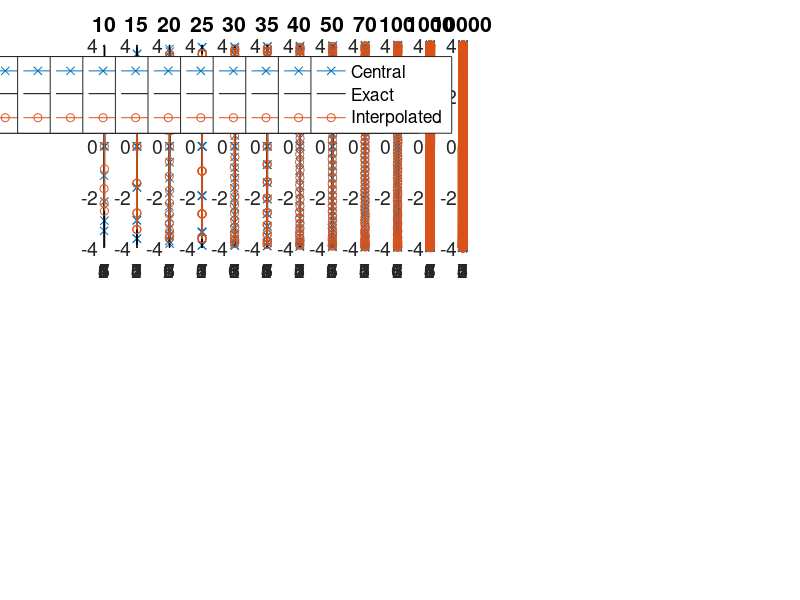
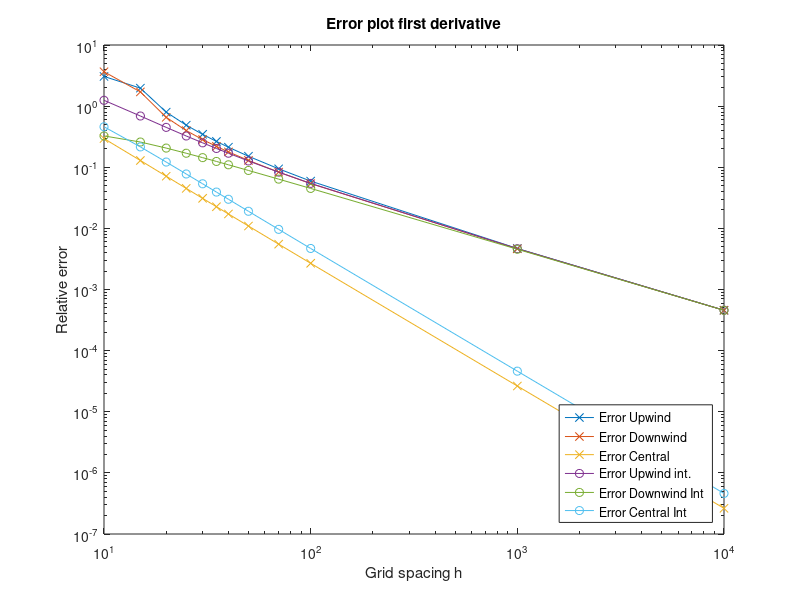
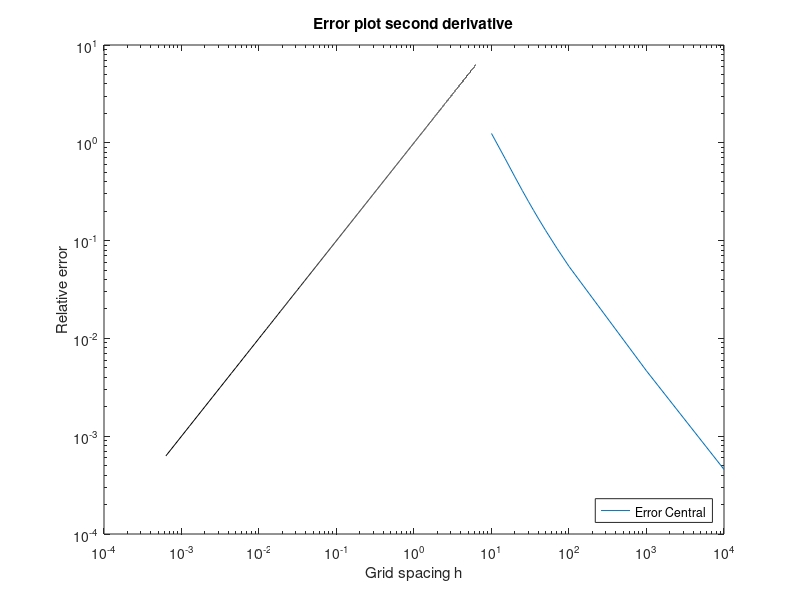

MATLAB code for these plots, in order:
%% ---------------------------- Header --------------------------------- %%

%%% Numerische Methoden der Hydromechanik
%%% Assignment: 1
%%% Group: 2
%%% Members: Nick Pfeiffer, Andreas Mirlach, Julian Lenz, Faro Schäfer

% ----------------------------------------------------------------------- %

clear all
close all

%% grid and analytical solution 


%grid = [10,12,13,14,15,16,17,18,20,30,50,100,1000,10000];
grid = [10,15,20,25,30,35,40,50,70,100,1000,10000];
%grid = [2,4,6,8,10,12,14,16,18,20,30,40,60,100,1000];
% amount of grid points 
 
for j = 1:length(grid)

    % Number of grid points
    n = grid(j);

    % Grid spacing
    h = 2.0 * pi / (n-1);

    % Calculation of... 
    for i = 1 : n

        % ...coordinates
        x(i) = 0.0 + (i-1) * h;

        % ...analytical values of function and derivative
        f(i) = sin(2*x(i)); % analytical function
        dfe(i) = cos( 2*x(i) ) * 2; % analytical first derivative
        dfe2(i) = -sin( 2*x(i) ) * 4; % analytical second derivative
      
    end
    
%% Discretization for numerical solution

    for i = 1 : n

        % Periodic boundary conditions... 

        % ...for the first point
        if ( i == 1 )

            fp = f(i+1);
            fm = f(n-1);

        end

        % ...for the last point
        if ( i == n )

            fp = f(2);
            fm = f(n-1);

        end

        % If point is not at the boundaries 
        if ( ( i ~= 1 ) && ( i ~= n ) )
            fp = f(i+1);
            fm = f(i-1);
        end

        fi = f(i);

%% function values 

    % First derivative: Upwind
        dfn_U(i) = ( fi - fm ) / ( 1.0*h );
      
    % First derivative: Downwind
        dfn_D(i) = ( fp - fi ) / ( 1.0*h );
        
    % First derivative: Central
        dfn_C(i) = ( fp - fm ) / ( 2.0*h );
        
    % Second Derivative: Central 
        dfn_C2(i) = ( fp - 2*fi + fm ) / (h^2);

        
      

    % Error: Upwind
        er_U(i) = abs( ( dfe(i) - dfn_U(i) ) / dfe(i) );
    
    % Error: Downwind
        er_D(i) = abs( ( dfe(i) - dfn_D(i) ) / dfe(i) );
      
    % Error: Central first derivative
        er_C(i) = abs( ( dfe(i) - dfn_C(i) ) / dfe(i) );
        
    % Error: Central second derivative
        er_C2(i) = abs ( ( dfe2(i) - dfn_C2(i) ) / dfe(i) );


        
    end
    
%% Interpolation of Points
    
    xq = [0+h/2:h:h*(n-1)]; % x-values on which function values get interpolated: points in the middle of two grid points
    
    dfn_U_interp = interp1(x,dfn_U,xq); % Interpolated Points for Upwind
    dfn_D_interp = interp1(x,dfn_D,xq); % Interpolated Points for Downwind
    dfn_C_interp = interp1(x,dfn_C,xq); % Interpolated Points for Central
    dfn_C2_interp = interp1(x,dfn_C2,xq); % Interpolated Points for Central (second der.)
    
    for k = 1:n-1
    dfe_int(k) = cos( 2*xq(k) ) * 2; % analytical first derivative
    dfe2_int(k) = -sin( 2*xq(k) ) * 4; % analytical second derivative
  
        
        %% function values 

    % Error: Int_Upwind
        int_er_U(k) = abs( ( dfe_int(k) - dfn_U_interp(k) ) / dfe_int(k) );
    
    % Error: Int_Downwind
        int_er_D(k) = abs( ( dfe_int(k) - dfn_D_interp(k) ) / dfe_int(k) );
      
    % Error: Central first derivative
        int_er_C(k) = abs( ( dfe_int(k) - dfn_C_interp(k) ) / dfe_int(k) );
        
    % Error: Central second derivative
        int_er_C2(k) = abs ( ( dfe2_int(k) - dfn_C2_interp(k) ) / dfe_int(k) ); 
        
    end
    
    
    
    
%% Plots
    
    if j == 1 
        fig_first_derivative = figure;
        fig_second_derivative = figure;
    end
    
%     %plot first derivative 
%     set(0,'CurrentFigure',fig_first_derivative)
%     subplot(3,2,j)
%     %plot(x, dfn_U, '-', x, dfn_D, '-', x, dfn_C, '-', x, dfe, '-k') % values of numerical difference scheme
%     hold on 
%     plot(xq, dfn_U_interp, '-', xq, dfn_D_interp, '-', xq, dfn_C_interp, '-',x, dfe, '-k') % interpolated values
%     legend('Upwind','Downwind','Central', 'Exact')
%     set(gca,'FontSize',14); 
%     title(n);
%     hold off

    % plot second derivative
    set(0,'CurrentFigure',fig_second_derivative)
    subplot(2,20,j)
    plot(x, dfn_C2, '-x', x, dfe2, '-k') % values of numerical difference scheme
    hold on
    plot(xq, dfn_C2_interp, '-o') % interpolated values
    legend('Central', 'Exact', "Interpolated")
    set(gca,'FontSize',14); 
    title(n);
    
    % Storing grid spacing and relative error in matrix
%         error(j,1) = h;
%         error(j,2) = mean(er_U);
%         error(j,3) = mean(er_D);
%         error(j,4) = mean(er_C);
%         error(j,5) = mean(er_C2);
%         error(j,6) = mean(int_er_U);
%         error(j,7) = mean(int_er_D);
%         error(j,8) = mean(int_er_C);
%         error(j,9) = mean(int_er_C2);
%     
    %error(j,1) = h;
    error(j,2) = er_U(n/5);
    error(j,3) = er_D(n/5);
    error(j,4) = er_C(n/5);
    
    error(j,5) = int_er_U(n/5);
    error(j,6) = int_er_D(n/5);
    error(j,7) = int_er_C(n/5);
    
%     error(j,2) = er_U(n/2);
%     error(j,3) = er_D(n/2);
%     error(j,4) = er_C(n/2);
%     
%     error(j,5) = int_er_U(n/2);
%     error(j,6) = int_er_D(n/2);
%     error(j,7) = int_er_C(n/2);
    
    
    
%     error(j,8) = er_C2(n/5);
%     error(j,9) = int_er_C2(n/5);
     error(j,1)=n;
    
    end
    



% Plotting of error over grid spacing in log scale
figure
    loglog(error(:,1),error(:,2),'-x',error(:,1),error(:,3),'-x',error(:,1),error(:,4),'-x'...
        ,error(:,1),error(:,5),'-o',error(:,1),error(:,6),'-o',error(:,1),error(:,7),'-o');
    
    
    title('Error plot first derivative');
    xlabel('Grid spacing h');
    ylabel('Relative error');
    legend('Error Upwind','Error Downwind','Error Central',...
        'Error Upwind int.','Error Downwind Int','Error Central Int',...
        'Location','SouthEast')

% Plotting of error over grid spacing in log scale

% Plotting of error over grid spacing in log scale
figure
    loglog(error(:,1),error(:,5),'-', x, x,'-k');
    title('Error plot second derivative');
    xlabel('Grid spacing h');
    ylabel('Relative error');
    legend('Error Central','Location','SouthEast')
